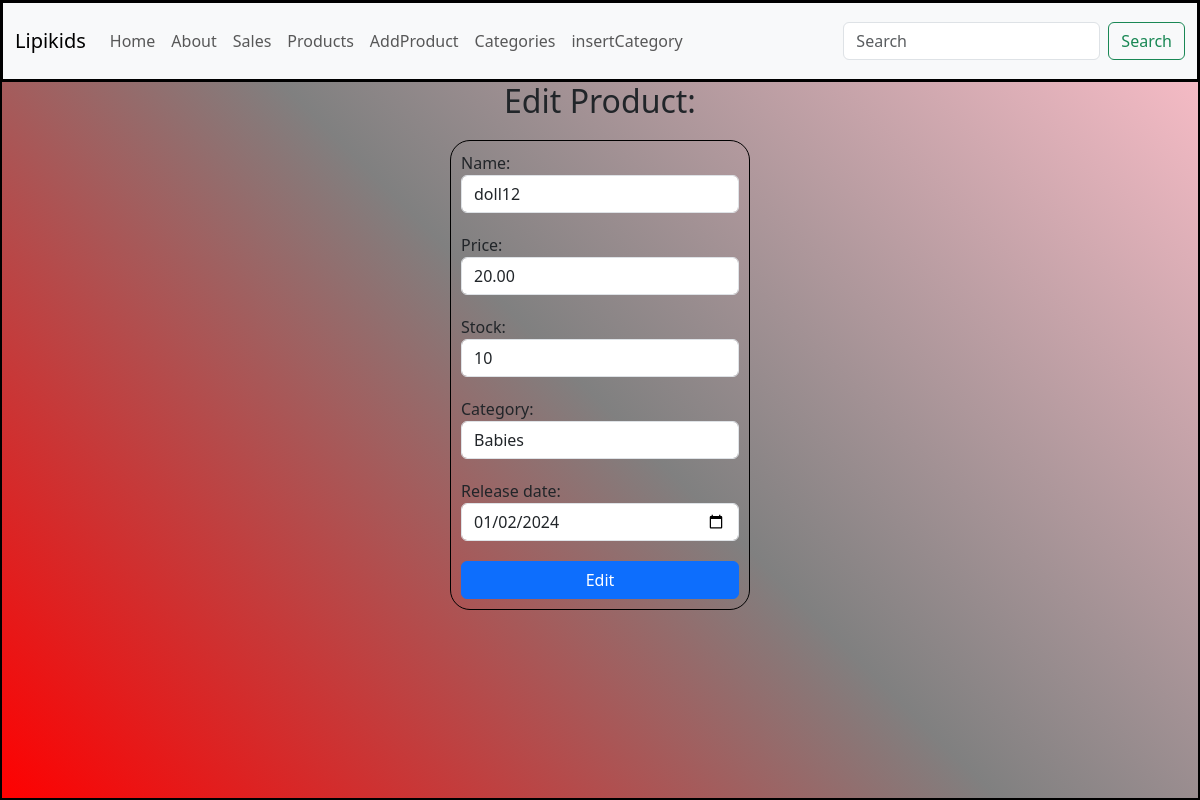
The page /products/edit/1 on the database its author committed.
### products/models.py (models this page shows)
class ProductModel(Model):
    name = CharField(max_length=50, validators=(MinLengthValidator(2), MaxLengthValidator(100)))
    price = DecimalField(max_digits=6, decimal_places=2, validators=(MinValueValidator(0, "I asked for the price to be more than 0"), MaxValueValidator(10000))) # 1023.34
    stock = IntegerField(validators=(MinValueValidator(2), MaxValueValidator(10000)))
    category = ForeignKey(CategoryModel, on_delete=RESTRICT)
    release_date = DateField(default = datetime.now)
    class Meta:
        db_table = "products"

class CategoryModel(Model):
    name = CharField(max_length=50)
    def __str__(self):
        return self.name
    class Meta:
        db_table = "categories"

### products/views.py (the view)
# urls.py: path("edit/<int:id>", views.edit, name = "edit_route"),
def edit(request, id):
    try:
        if request.method == "GET":
            product = ProductModel.objects.get(pk=id)
            context = {"form": ProductForm(instance=product)}
            return render(request, "edit.html", context)
        product = ProductModel.objects.get(pk=id)
        form = ProductForm(request.POST, instance=product)
        form.save()
        return redirect("products_route")
    except ProductModel.DoesNotExist:
        raise Http404()

### products/models.py
class ProductForm(ModelForm):
    class Meta:
        model = ProductModel
        exclude = ["id"]
        widgets = {
            "name": TextInput(attrs = { "class": "form-control", "minlength": 2, "maxlength": 100 }), # attrs = HTML Attributes
            "price": NumberInput(attrs = { "class": "form-control", "min": 0, "max": 1000 }),
            "stock": NumberInput(attrs = { "class": "form-control", "min": 0, "max": 1000 }),
            "category": Select(attrs = { "class": "form-control" }),
            "release_date": DateInput(attrs = { "class": "form-control", "type": "date" }),
        }

### products/templates/edit.html (shortened to what this page needs)
{% extends "layout.html" %}
{% load static %}
{% block content %}
    <h2>Edit Product:</h2>
    <form class="fancy-form" method="post">
        {{form}}
        <button class="btn btn-primary w-100">Edit</button>
    </form>
{% endblock content %}

### static/css/style.css (style rules this page uses)
html, body { height: 100%; text-align: center; background: linear-gradient(45deg,red, grey, pink); }
.fancy-form { width: 300px; margin:20px auto; border:1px solid black; padding: 10px; border-radius: 20px; text-align: left; }
.fancy-form input, .fancy-form select { margin-bottom: 20px; }

### rows shown on the page
ProductModel: name "doll12", price "20.00", stock "10", category "Babies", release_date "01/02/2024"
